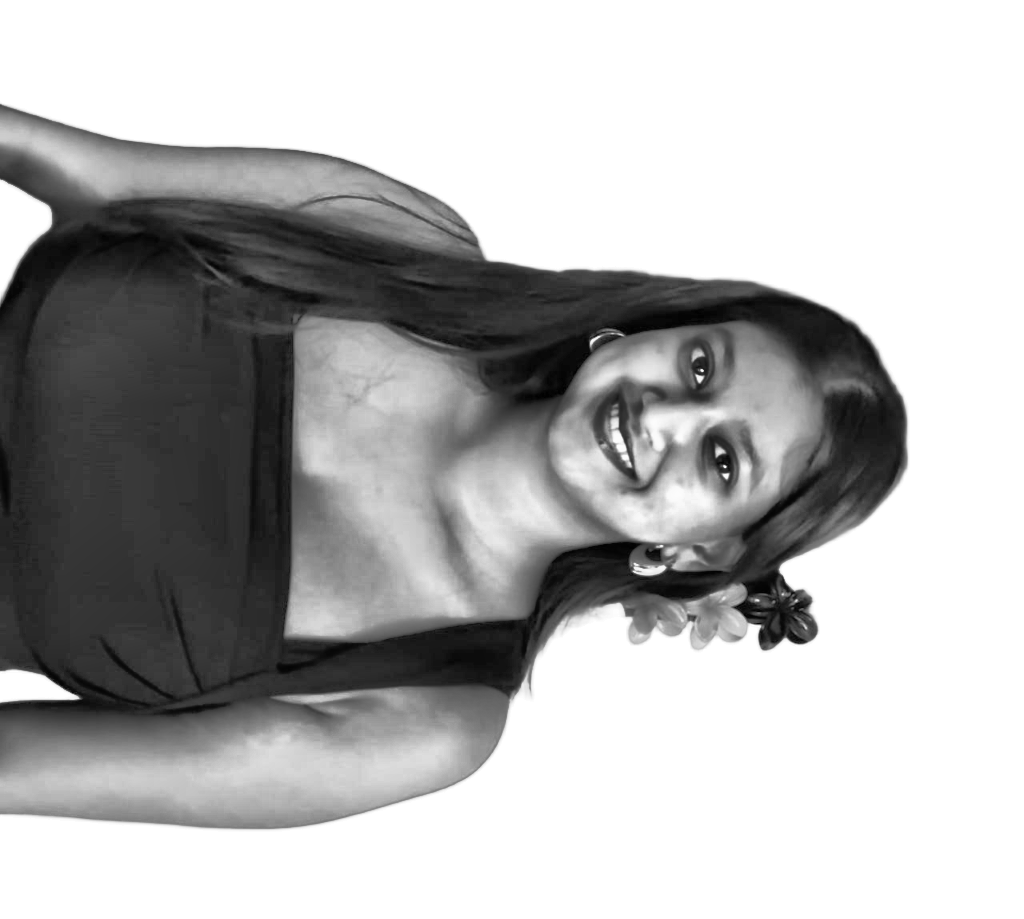
#> input picture data/source-prepped.png, 1024 x 919 px
$ python make_ascii_svg.py
#> lines starting #> are read from the running program, lines starting #| are printed output that depends on the picture
"""Convert prepped grayscale photo into a self-typing monochrome ASCII SVG."""
import os
from PIL import Image

# Brightness ramp: sparse (bright) → dense (dark)
RAMP = " .`:-=+*cs#%@"

COLS = 100
CHAR_ASPECT = 0.55  # monospace characters are taller than wide

def main():
    project_root = os.path.dirname(os.path.dirname(os.path.abspath(__file__)))
    src = os.path.join(project_root, "data", "source-prepped.png")

    if not os.path.exists(src):
        print(f"Source not found: {src}\nRun prep_photo.py first.")
        return

    img = Image.open(src).convert("L")
#> img is the input picture: PIL image 1024x919 L; min 0, max 255, mean 179.5
    w, h = img.size
#> w = 1024; h = 919

    # Resize to target columns, accounting for character aspect ratio
    rows = int(COLS * (h / w) * CHAR_ASPECT)
#> rows = 49
    img = img.resize((COLS, rows))
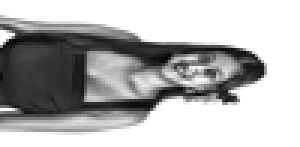
#> img: PIL image 100x49 L (shown 3 times larger); min 5, max 255, mean 179.3
    pixels = img.load()

    # Build ASCII rows exactly like Attempt 1
    ascii_rows: list[str] = []
    for y in range(rows):
        row = []
        for x in range(COLS):
            brightness = pixels[x, y]
            idx = int(brightness / 255 * (len(RAMP) - 1))
            row.append(RAMP[idx])
        ascii_rows.append("".join(row))
#> after the loop, ascii_rows = 49 items

    # SVG parameters
    font_size = 7
    line_height = 8.5
    svg_w = 370
    svg_h = int(rows * line_height) + 20
#> svg_h = 436

    lines = [
        f'<svg xmlns="http://www.w3.org/2000/svg" width="{svg_w}" height="{svg_h}" '
        f'viewBox="0 0 {svg_w} {svg_h}">',
        "  <style>",
        "    @keyframes typeRow {",
        "      from { clip-path: inset(0 100% 0 0); }",
        "      to   { clip-path: inset(0 0% 0 0); }",
        "    }",
        "    .row {",
        "      clip-path: inset(0 100% 0 0);",
        "      animation: typeRow .4s ease-out forwards;",
        "    }",
        "  </style>",
    ]

    for i, row_text in enumerate(ascii_rows):
        delay = i * 0.03
        y = 10 + i * line_height
        # Escape XML special chars
        safe = row_text.replace("&", "&amp;").replace("<", "&lt;").replace(">", "&gt;")
        lines.append(
            f'  <text x="5" y="{y:.1f}" '
            f'font-family="\'Consolas\',\'Monaco\',monospace" '
            f'font-size="{font_size}" fill="#8b949e" '
            f'class="row" style="animation-delay:{delay:.2f}s">'
            f"{safe}</text>"
        )
#> this loop made 49 passes
#> (delay, y) on passes 1 to 12: (0, 10), (0.03, 18.5), (0.06, 27), (0.09, 35.5), (0.12, 44), (0.15, 52.5), (0.18, 61), (0.21, 69.5), (0.24, 78), (0.27, 86.5), (0.3, 95), (0.33, 103.5)
#> after the loop, lines = 60 items

    lines.append("</svg>")

    out = os.path.join(project_root, "palak-ascii.svg")
    with open(out, "w", encoding="utf-8") as f:
        f.write("\n".join(lines))
    print(f"✓ ASCII portrait ({COLS}×{rows}) → {out}")
#| ✓ ASCII portrait (100×49) → palak-ascii.svg

if __name__ == "__main__":
    main()

$ run again, with data/test.png copied over data/source-prepped.png
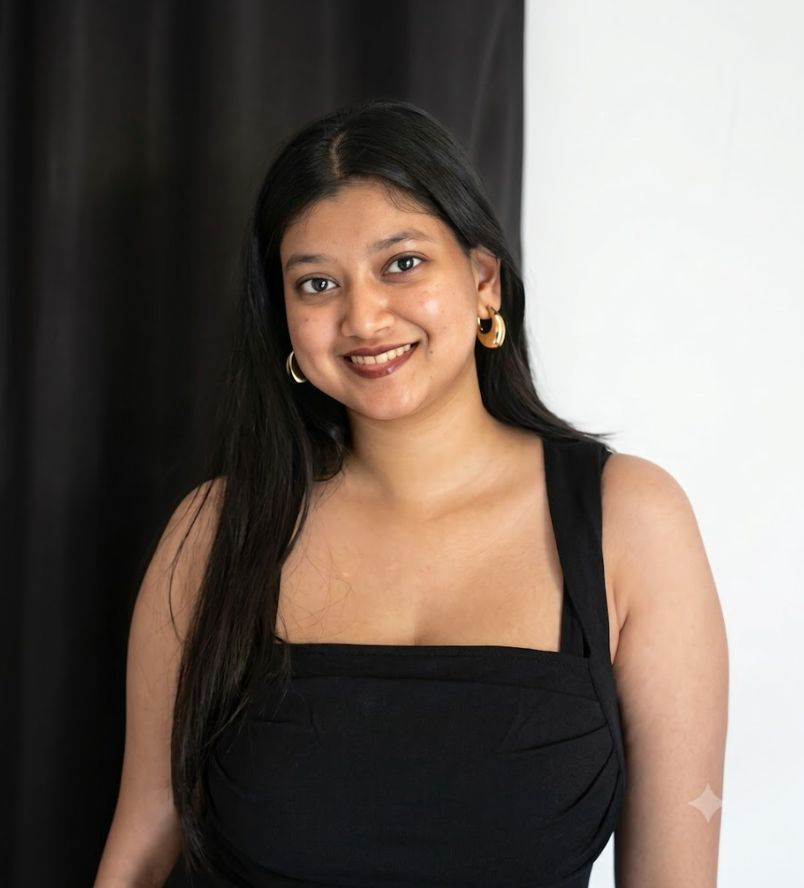
#> input picture data/test.png, 804 x 888 px
#> in main, `img = Image.open(src).convert("L")`:
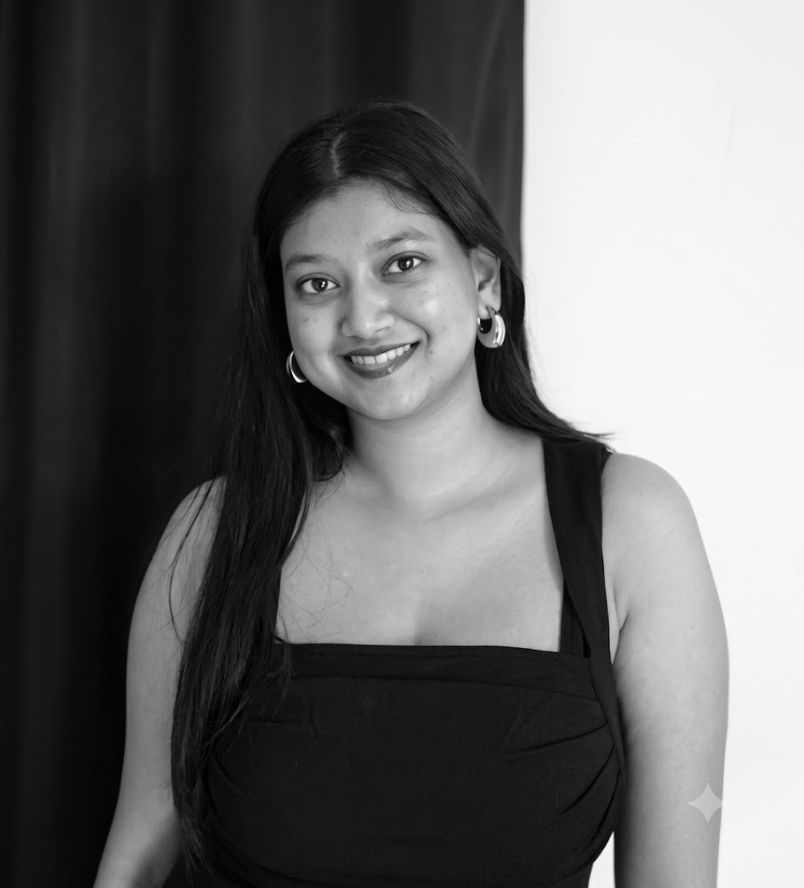
#> img: PIL image 804x888 L; min 0, max 254, mean 104.6
#> in main, `img = img.resize((COLS, rows))`:
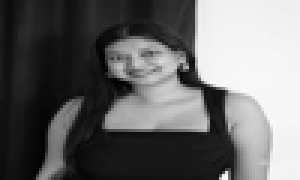
#> img: PIL image 100x60 L (shown 3 times larger); min 0, max 252, mean 104.6
#> after the loop in main, `for y in range(rows):`: ascii_rows = 60 items
#> the loop in main, `for i, row_text in enumerate(ascii_rows):` made 60 passes
#> (delay, y) on passes 1 to 8: (0, 10), (0.03, 18.5), (0.06, 27), (0.09, 35.5), (0.12, 44), (0.15, 52.5), (0.18, 61), (0.21, 69.5)
#> after the loop in main, `for i, row_text in enumerate(ascii_rows):`: lines = 71 items
#| ✓ ASCII portrait (100×60) → palak-ascii.svg
